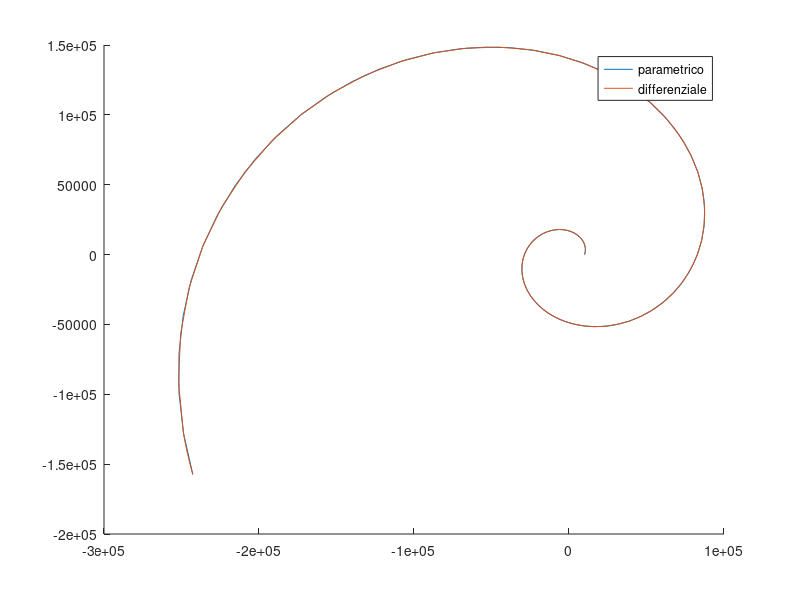

This figure's MATLAB source:
a=10000;
b=1.4;
f = @(t,z) [-z(2)+log(b)*z(1);log(b)*z(2)+z(1)];
y0=[a, 0];
opz=odeset ("MaxStep", 0.5);
[t,z] = ode45(f,[0, 10],y0,opz);
h=0:0.1:10;
l=b*ones(1, length(h));
g1=a.*power(l, h).*cos(h);
g2=a.*power(l, h).*sin(h);
hold on
plot(g1,g2)
plot(z(:,1),z(:,2))
legend("parametrico", "differenziale")
print('-djpeg','7_2.jpeg')